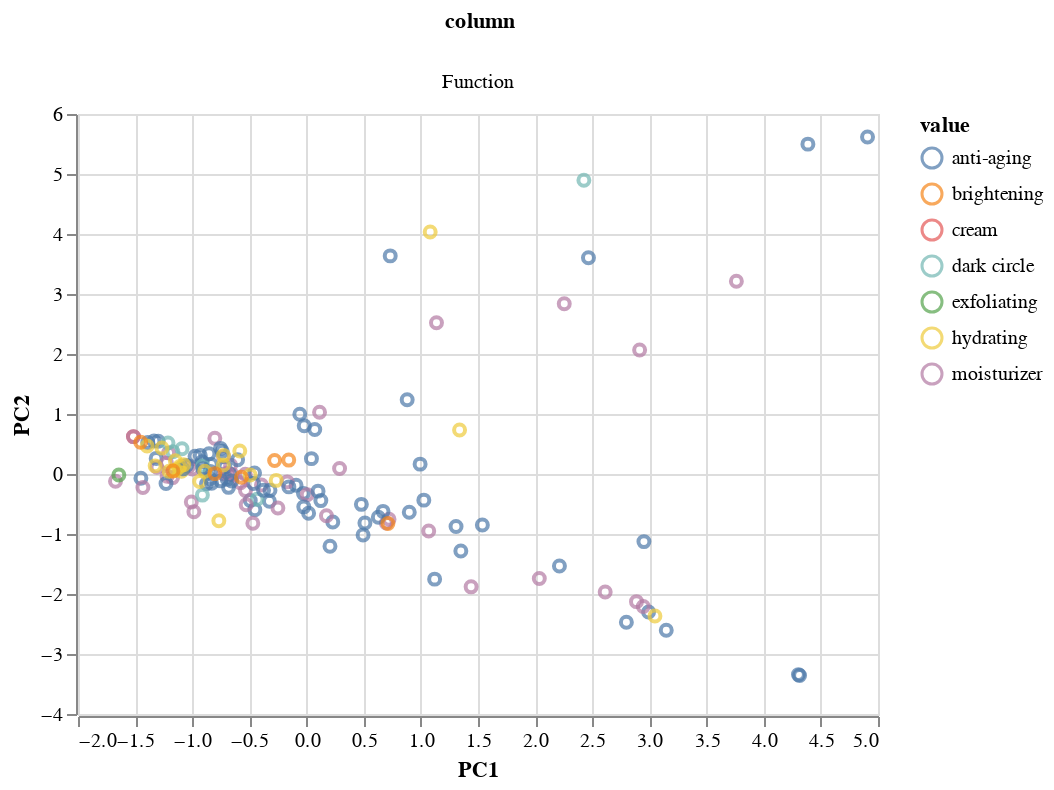

Notebook cell for this chart:
### Code cell
import altair as alt
import pandas as pd
import numpy as np

df = pd.DataFrame({
    'x': np.random.randn(100),
    'y': np.random.randn(100),
    'c1': np.random.randint(0, 3, 100),
    'c2': np.random.randint(0, 3, 100),
    'c3': np.random.randint(0, 3, 100),
})

selector = alt.selection_single(
    name='Color by',
    fields=['column'],
    bind=alt.binding_select(options=['Brand','Function','Category']),
    init={'column': 'Function'}
)

alt.Chart(df_PCs).transform_fold(
    ['Brand','Function','Category'], as_=['column', 'value']
).transform_filter(
    selector
).mark_point().encode(
    x='PC1:Q',
    y='PC2:Q',
    color='value:N',
    column='column:N'
).add_selection(
    selector
)

### Figure 1 — Vega-Lite specification as saved in the notebook (floating-point values rounded to 4 significant figures; data arrays with more than 128 entries replaced by an {"elided": "..."} marker saying what was removed)
{"config": {"view": {"continuousWidth": 400, "continuousHeight": 300}}, "data": {"name": "data-136aba73b18bf983f79e1f85910bb411"}, "mark": "point", "encoding": {"color": {"type": "nominal", "field": "value"}, "column": {"type": "nominal", "field": "column"}, "x": {"type": "quantitative", "field": "PC1"}, "y": {"type": "quantitative", "field": "PC2"}}, "selection": {"Color by": {"type": "single", "fields": ["column"], "bind": {"input": "select", "options": ["Brand", "Function", "Category"]}, "init": {"column": "Function"}}}, "transform": [{"fold": ["Brand", "Function", "Category"], "as": ["column", "value"]}, {"filter": {"selection": "Color by"}}], "$schema": "https://vega.github.io/schema/vega-lite/v4.8.1.json", "datasets": {"data-136aba73b18bf983f79e1f85910bb411": {"elided": "150 records"}}}
